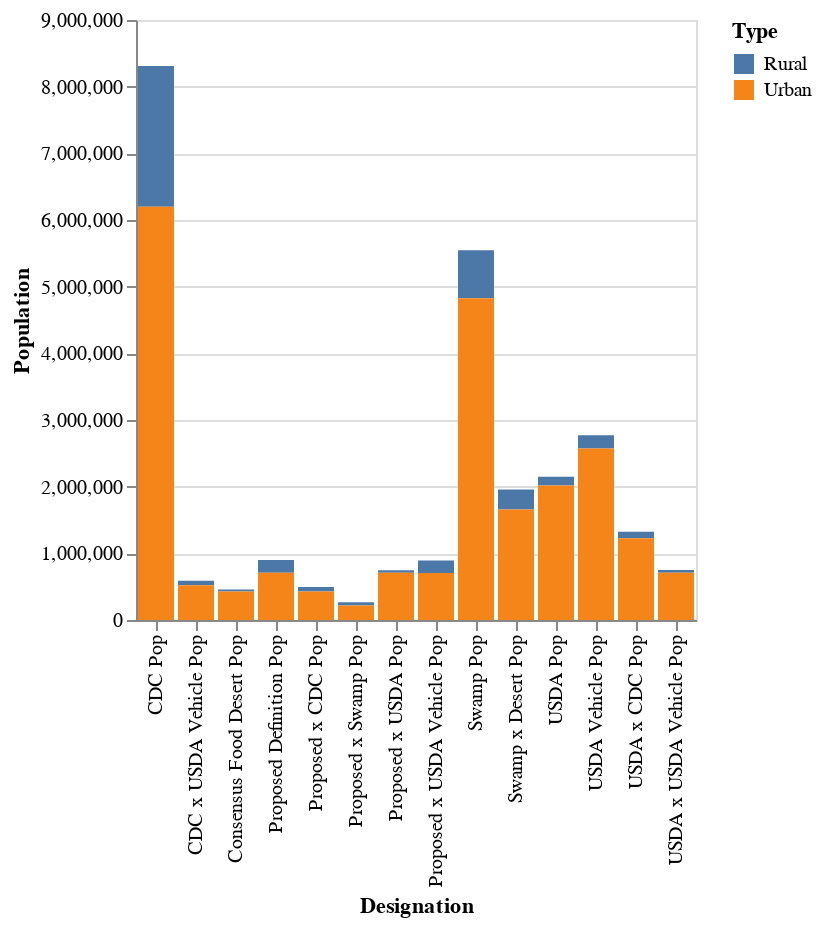

The cell this chart's notebook holds for it:
### Code cell
# plot population in each designation
pops = df_pops[['Classification', 'USDA Pop', 'Swamp Pop', 'CDC Pop', 'USDA Vehicle Pop', 'Proposed Definition Pop', 'USDA x USDA Vehicle Pop', 'USDA x CDC Pop',
                'CDC x USDA Vehicle Pop', 'Swamp x Desert Pop', 'Proposed x USDA Pop', 'Proposed x CDC Pop', 'Proposed x USDA Vehicle Pop', 'Proposed x Swamp Pop',
                'Consensus Food Desert Pop']]
df_pops_r = pd.DataFrame(pops.set_index('Classification').transpose()['Rural']).rename(columns={'Rural': 'Population'})
df_pops_r['Type'] = 'Rural'
df_pops_u = pd.DataFrame(pops.set_index('Classification').transpose()['Urban']).rename(columns={'Urban': 'Population'})
df_pops_u['Type'] = 'Urban'
df_pops_final = pd.concat([df_pops_r, df_pops_u], axis=0).reset_index()
df_pops_final


alt.Chart(df_pops_final).mark_bar().encode(
    x=alt.X('index:N').axis(title='Designation'),
    y=alt.Y('Population:Q').axis(title='Population'),
    color='Type'
)

### Figure 1 — Vega-Lite specification as saved in the notebook (floating-point values rounded to 4 significant figures)
{"config": {"view": {"continuousWidth": 300, "continuousHeight": 300}}, "data": {"name": "data-6a93c12588077b82ab62793bbc3ab284"}, "mark": {"type": "bar"}, "encoding": {"color": {"field": "Type", "type": "nominal"}, "x": {"axis": {"title": "Designation"}, "field": "index", "type": "nominal"}, "y": {"axis": {"title": "Population"}, "field": "Population", "type": "quantitative"}}, "$schema": "https://vega.github.io/schema/vega-lite/v5.20.1.json", "datasets": {"data-6a93c12588077b82ab62793bbc3ab284": [{"index": "USDA Pop", "Population": 129211, "Type": "Rural"}, {"index": "Swamp Pop", "Population": 717840, "Type": "Rural"}, {"index": "CDC Pop", "Population": 2111102, "Type": "Rural"}, {"index": "USDA Vehicle Pop", "Population": 196969, "Type": "Rural"}, {"index": "Proposed Definition Pop", "Population": 188906, "Type": "Rural"}, {"index": "USDA x USDA Vehicle Pop", "Population": 41327, "Type": "Rural"}, {"index": "USDA x CDC Pop", "Population": 99428, "Type": "Rural"}, {"index": "CDC x USDA Vehicle Pop", "Population": 70557, "Type": "Rural"}, {"index": "Swamp x Desert Pop", "Population": 299541, "Type": "Rural"}, {"index": "Proposed x USDA Pop", "Population": 38321, "Type": "Rural"}, {"index": "Proposed x CDC Pop", "Population": 68169, "Type": "Rural"}, {"index": "Proposed x USDA Vehicle Pop", "Population": 185900, "Type": "Rural"}, {"index": "Proposed x Swamp Pop", "Population": 49396, "Type": "Rural"}, {"index": "Consensus Food Desert Pop", "Population": 29522, "Type": "Rural"}, {"index": "USDA Pop", "Population": 2018386, "Type": "Urban"}, {"index": "Swamp Pop", "Population": 4827549, "Type": "Urban"}, {"index": "CDC Pop", "Population": 6199466, "Type": "Urban"}, {"index": "USDA Vehicle Pop", "Population": 2572788, "Type": "Urban"}, {"index": "Proposed Definition Pop", "Population": 710295, "Type": "Urban"}, {"index": "USDA x USDA Vehicle Pop", "Population": 708333, "Type": "Urban"}, {"index": "USDA x CDC Pop", "Population": 1225714, "Type": "Urban"}, {"index": "CDC x USDA Vehicle Pop", "Population": 519803, "Type": "Urban"}, {"index": "Swamp x Desert Pop", "Population": 1658219, "Type": "Urban"}, {"index": "Proposed x USDA Pop", "Population": 708778, "Type": "Urban"}, {"index": "Proposed x CDC Pop", "Population": 426701, "Type": "Urban"}, {"index": "Proposed x USDA Vehicle Pop", "Population": 706816, "Type": "Urban"}, {"index": "Proposed x Swamp Pop", "Population": 215819, "Type": "Urban"}, {"index": "Consensus Food Desert Pop", "Population": 426701, "Type": "Urban"}]}}
